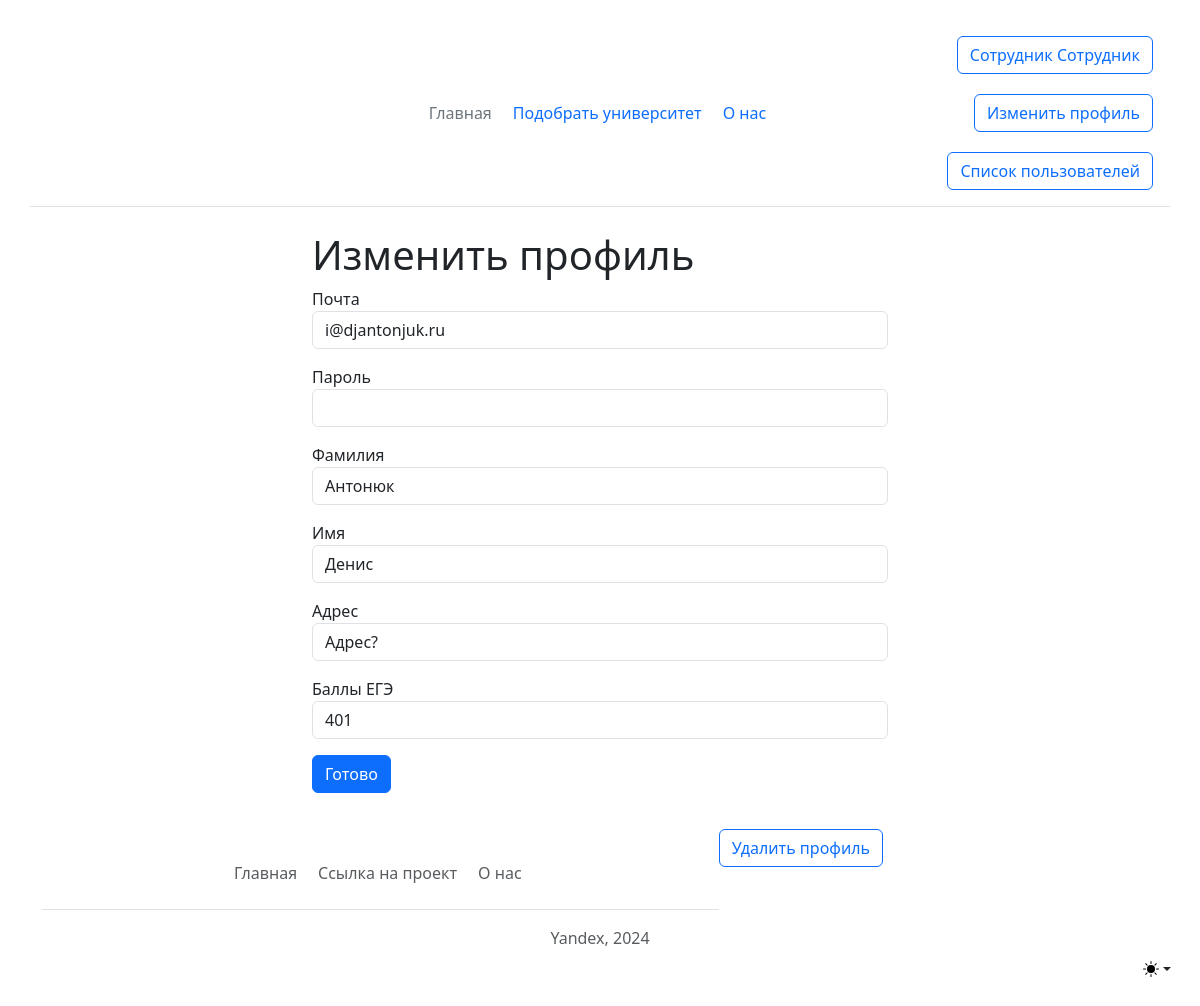
Screenshot of /user/2 (signed in) with the database file from the repository.
### data/users.py (models this page shows, shortened)
class User(SqlAlchemyBase, UserMixin, SerializerMixin):
    __tablename__ = 'users'
    id = sqlalchemy.Column(sqlalchemy.Integer,
                           primary_key=True, autoincrement=True)
    surname = sqlalchemy.Column(sqlalchemy.String, nullable=True)
    name = sqlalchemy.Column(sqlalchemy.String, nullable=True)
    email = sqlalchemy.Column(sqlalchemy.String,
                              index=True, unique=True, nullable=True)
    hashed_password = sqlalchemy.Column(sqlalchemy.String, nullable=True)
    modified_date = sqlalchemy.Column(sqlalchemy.DateTime,
                                      default=datetime.datetime.now)
    address = sqlalchemy.Column(sqlalchemy.String, nullable=True)
    min_ege_score = sqlalchemy.Column(sqlalchemy.Integer, nullable=True)
    type = sqlalchemy.Column(sqlalchemy.Integer, nullable=True)

### main.py (the view, shortened to what this page needs)
@app.route('/user/<int:id>', methods=['GET', 'POST'])
@login_required
def edit_job(id: int):
    form = UserForm()
    if request.method == 'GET':
        db_sess = db_session.create_session()
        if current_user.id == 1:
            user = db_sess.query(User).filter(User.id == id).first()
        else:
            user = db_sess.query(User).filter(User.id == id).first()
        if user:
            form.email.data = user.email
            form.surname.data = user.surname
            form.name.data = user.name
            form.address.data = user.address
            form.min_ege_score.data = user.min_ege_score
        else:
            abort(404)
    return render_template('user_change.html', title='Изменить работу', form=form)

### main.py
class UserForm(FlaskForm):
    email = EmailField('Почта', validators=[DataRequired(), Email()])
    password = PasswordField('Пароль', validators=[DataRequired()])
    surname = StringField('Фамилия', validators=[DataRequired()])
    name = StringField('Имя', validators=[DataRequired()])
    address = StringField('Адрес', validators=[DataRequired()])
    min_ege_score = StringField('Баллы ЕГЭ', validators=[DataRequired()])
    submit = SubmitField('Готово')

### data/db_session.py (called while the page is built)
def create_session() -> Session:
    global __factory
    return __factory()

### main.py (called while the page is built)
@login_manager.user_loader
def load_user(user_id: int):
    db_sess = db_session.create_session()
    return db_sess.query(User).get(user_id)

### templates/user_change.html (shortened to what this page needs)
{% extends "base.html" %}
{% block content %}
    <div class="dropdown position-fixed bottom-0 end-0 mb-3 me-3 bd-mode-toggle">
      <button class="btn btn-bd-primary py-2 dropdown-toggle d-flex align-items-center" id="bd-theme" type="button" aria-expanded="false" data-bs-toggle="dropdown" aria-label="Toggle theme (light)">
        <svg class="bi my-1 theme-icon-active" width="1em" height="1em"><use href="#sun-fill"></use></svg>
      </button>
    </div>
<main class="container form-signin w-50 m-auto">
    <h1>Изменить профиль</h1>
    <form action="" method="post">
        {% for elem in [form.email, form.password, form.surname, form.name, form.address, form.min_ege_score] %}
            <p>
                {{ elem.label }}
                {{ elem(class="form-control") }}
            </p>
        {% endfor %}
        <p>{{ form.submit(type="submit", class="btn btn-primary") }}</p>
        <a class="btn btn-outline-primary" href="http://localhost:5000/user_delete/{{ current_user.id }}">Удалить профиль</a>
    </form>
</main>
{% endblock %}

### templates/base.html (shortened to what this page needs)
<!DOCTYPE html>
<html lang="ru">
<head>
    <link rel="stylesheet" href="css/style.css">
    <link rel="stylesheet" href="{{url_for('static', filename='css/main.css') }}">
    <link rel="stylesheet" href="https://cdn.jsdelivr.net/npm/bootstrap@5.3.2/dist/css/bootstrap.min.css"
>
</head>
<body>
    <header class="container d-flex flex-wrap align-items-center justify-content-center justify-content-md-between py-3 mb-4 border-bottom">
    <div class="col-md-3 mb-2 mb-md-0">
        <a href="/" class="d-inline-flex link-body-emphasis text-decoration-none">
            <svg class="bi" width="40" height="32" role="img" aria-label="Bootstrap">
                <use xlink:href="#bootstrap"></use>
            </svg>
        </a>
    </div>
    <ul class="nav col-12 col-md-auto mb-2 justify-content-center mb-md-0">
        <li><a href="/home" class="nav-link px-2 link-secondary">Главная</a></li>
        <li><a href="/select_universities" class="nav-link px-2">Подобрать университет</a></li>
        <li><a href="/about" class="nav-link px-2">О нас</a></li>
    </ul>
    <div class="col-md-3 text-end">
            {% if current_user.is_authenticated %}
                <a class="btn btn-outline-primary" href="/logout">{{ current_user.surname }} {{ current_user.name }}</a>
                <a class="btn btn-outline-primary" href="/user/{{ current_user.id }}">Изменить профиль</a>
            {% else %}
                <a href="/login" type="button" class="btn btn-outline-primary me-2">Войти</a>
                <a href="/register" type="button" class="btn btn-outline-primary me-2">Создать аккаунт</a>
            {% endif %}
            {% if current_user.is_authenticated and current_user.type == 1 %}
                <a class="btn btn-outline-primary" href="/users_list">Список пользователей</a>
            {% endif %}
    </div>
    </header>
    {% block content %}{% endblock %}
    <footer class="container py-3 my-4">
    <ul class="nav justify-content-center border-bottom pb-3 mb-3">
        <li class="nav-item"><a href="/home" class="nav-link px-2 text-body-secondary">Главная</a></li>
        <li class="nav-item"><a href="https://github.com/Mishgite/Choosing_institute"
                                class="nav-link px-2 text-body-secondary">Ссылка на проект</a></li>
        <li class="nav-item"><a href="/about" class="nav-link px-2 text-body-secondary">О нас</a></li>
    </ul>
    <p class="text-center text-body-secondary">Yandex, 2024</p>
    </footer>
</body>
</html>

### static/css/style.css (style rules this page uses)
a { display: inline-block; float: right; margin-right: 5px; margin-top: 1.25em; }

### rows the page displays
User: surname "Сотрудник", name "Сотрудник"
User: email "i@djantonjuk.ru" "Антонюк" "Денис" "Адрес?" "401"

### other values shown
{{ elem.label }} "Почта" "Пароль" "Фамилия" "Имя" "Адрес" "Баллы ЕГЭ"
